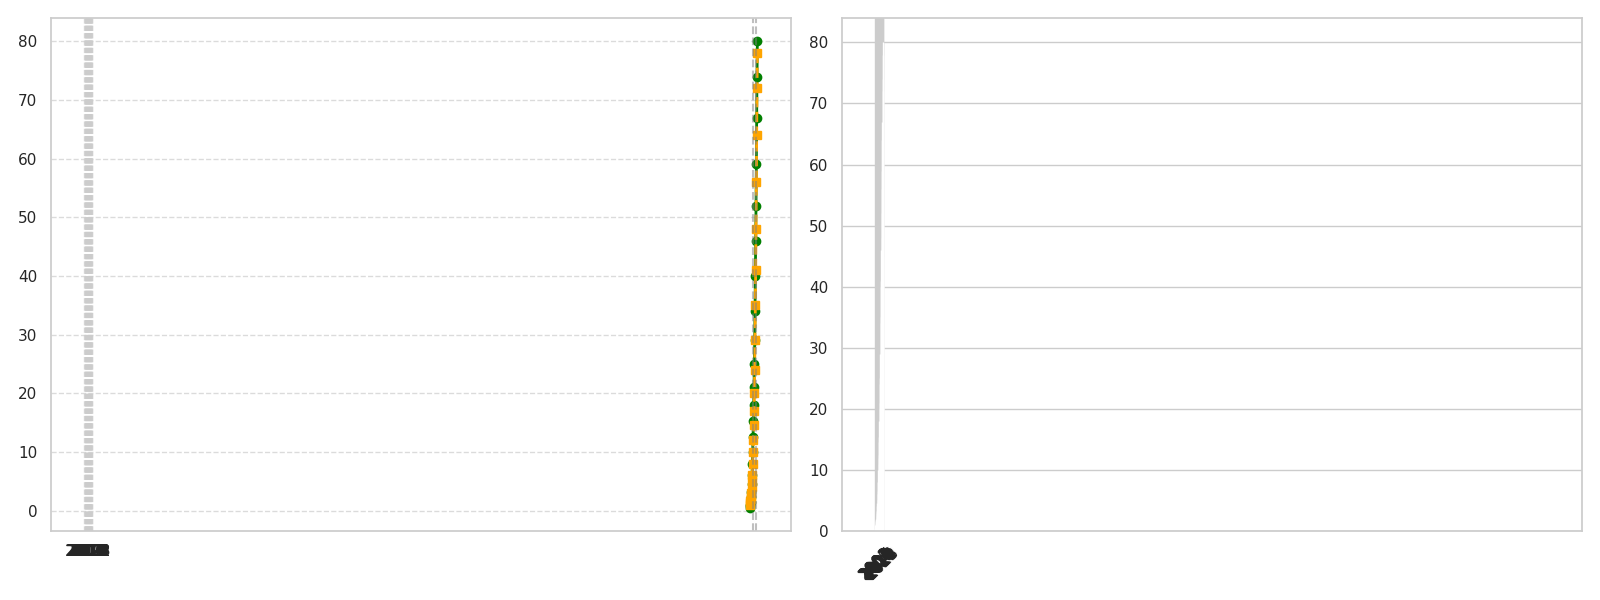

This figure's Python source:
import matplotlib.pyplot as plt
import numpy as np

years = np.arange(2000, 2024)
solar_energy_percentage = [
    0.5, 0.7, 1.0, 1.5, 2.3, 3.2, 4.5, 6.0, 8.0, 10.0, 
    12.5, 15.3, 18.0, 21.0, 25.0, 29.0, 34.0, 40.0, 46.0, 52.0, 
    59.0, 67.0, 74.0, 80.0
]
wind_energy_percentage = [
    1.0, 1.2, 1.6, 2.0, 2.5, 3.0, 4.0, 5.0, 6.0, 8.0, 
    10.0, 12.0, 14.5, 17.0, 20.0, 24.0, 29.0, 35.0, 41.0, 48.0, 
    56.0, 64.0, 72.0, 78.0
]
biomass_energy_percentage = [
    0.5, 0.8, 1.2, 1.8, 2.1, 2.7, 3.3, 4.1, 5.0, 6.5, 
    7.8, 9.2, 11.0, 13.0, 15.5, 18.0, 21.0, 24.0, 28.0, 32.0, 
    36.0, 40.0, 45.0, 50.0
]

fig, axs = plt.subplots(1, 2, figsize=(16, 6), sharex=True)

# First subplot: Line chart
axs[0].plot(years, solar_energy_percentage, color='green', marker='o', linestyle='-', linewidth=2)
axs[0].plot(years, wind_energy_percentage, color='orange', marker='s', linestyle='--', linewidth=2)
axs[0].grid(True, linestyle='--', alpha=0.7)
axs[0].axvline(2010, color='grey', linestyle='--', alpha=0.5)
axs[0].axvline(2020, color='grey', linestyle='--', alpha=0.5)

# Second subplot: Bar chart
width = 0.25
x_indexes = np.arange(len(years))
axs[1].bar(x_indexes - width, solar_energy_percentage, width=width, color='green')
axs[1].bar(x_indexes, wind_energy_percentage, width=width, color='brown')
axs[1].bar(x_indexes + width, biomass_energy_percentage, width=width, color='orange')
axs[1].set_xticks(x_indexes)
axs[1].set_xticklabels(years, rotation=45)

plt.tight_layout()
plt.show()
